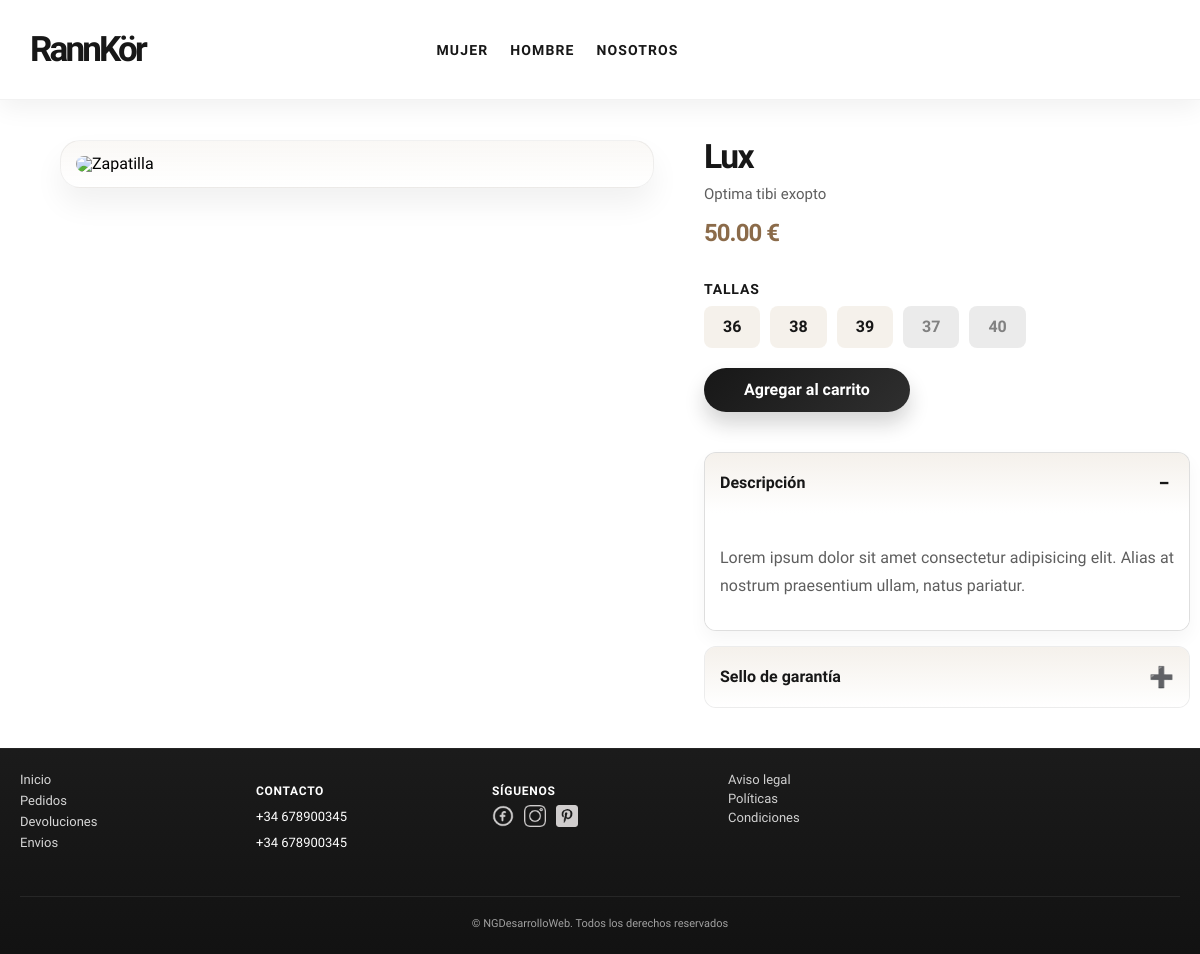
Page /index.php?controller=productos&action=verProducto&id_producto=12 on the committed database.
### tables this page shows
CREATE TABLE `productos_talla` (
  `id_productostalla` int(11) NOT NULL,
  `id_talla` int(11) NOT NULL,
  `id_producto` int(11) NOT NULL,
  `stock` int(10) UNSIGNED NOT NULL
);

CREATE TABLE `tallas` (
  `id_talla` int(11) NOT NULL,
  `talla` int(11) NOT NULL
);

### router.php (called while the page is built, shortened)
<?php
require_once __DIR__ . '/configuracion/conexion_bd.php';
$action     = strtolower($_GET['action'] ?? 'index');
$controlador = new $controllerClass();
$params = ($_SERVER['REQUEST_METHOD'] === 'POST')
    ? array_merge($_GET, $_POST)
    : $_GET;
try {
    $controlador->$action($params);
} catch (Exception $e) {
    echo "<h1>Error</h1><p>" . htmlspecialchars($e->getMessage()) . "</p>";
}

### index.php (called while the page is built, shortened)
<?php
require_once __DIR__ . '/componentes/header.php';
require_once __DIR__ . '/router.php';
require_once __DIR__ . '/componentes/footer.php';

### configuracion/conexion_bd.php (called while the page is built, shortened)
<?php
function urlImagenProducto(?string $nombreArchivo): string
{
    $nombreArchivo = trim((string) ($nombreArchivo ?? ''));
    return rtrim(BASE_URL, '/') . '/uploads/productos/' . ltrim($nombreArchivo, '/');
}
final class Conexion
{
    private static ?mysqli $instancia = null;
    public static function getConexion(): mysqli
    {
        if (self::$instancia === null) {
            self::$instancia = new mysqli(DB_HOST, DB_USER, DB_PASS, DB_NAME, DB_PORT);
            self::$instancia->set_charset('utf8mb4');
        }
        return self::$instancia;
    }
}

### modelo/productos.php (called while the page is built, shortened)
<?php
require_once __DIR__ . '/../configuracion/conexion_bd.php';
class Productos
{
    private mysqli $conn;
    public function __construct()
    {
        $this->conn = Conexion::getConexion();
    }
    function obtenerProductoPorId($id_producto)
    {
        $sql = "SELECT p.id_producto, p.nombre_producto, p.precio, p.categoria, p.descripcion,
               p.imagen_url, pt.id_productostalla, t.id_talla, t.talla, pt.stock
        FROM productos p
        LEFT JOIN productos_talla pt ON p.id_producto = pt.id_producto
        LEFT JOIN tallas t ON pt.id_talla = t.id_talla
        WHERE p.id_producto = ?";
        $stmt = $this->conn->prepare($sql);
        $stmt->bind_param("i", $id_producto);
        $stmt->execute();
        $result = $stmt->get_result();
        $producto = null;
        $tallas = [];
        while ($row = $result->fetch_assoc()) {
            if (!$producto) {
                $producto = [
                    'id_producto'     => $row['id_producto'],
                    'nombre_producto' => $row['nombre_producto'],
                    'descripcion'     => $row['descripcion'],
                    'precio'          => $row['precio'],
                    'categoria'       => $row['categoria'],
                    'imagen_url'      => $row['imagen_url']
                ];
            }
            if (!empty($row['id_talla'])) {
                $tallas[] = [
                    'id_productostalla' => $row['id_productostalla'],
                    'id_talla'          => $row['id_talla'],
                    'talla'             => $row['talla'],
                    'stock'             => $row['stock'],
                ];
            }
        }
        $producto['tallas'] = $tallas;
        return $producto;
    }
}

### vistas/productos/detalle.php (the view, shortened to what this page needs)
<section>
  <div class="detalleproducto__contenedor">
    <div class="detalleproducto__imagen">
      <img src="<?php echo urlImagenProducto($producto['imagen_url'] ?? ''); ?>" alt="Zapatilla">
    </div>
    <div class="detalleproducto__especificaciones">
      <div class="especificaciones__titulos">
        <h1><?php echo htmlspecialchars($producto['nombre_producto']); ?></h1>
        <p><?php echo htmlspecialchars($producto['descripcion']); ?></p>
        <p><?php echo $producto['precio']; ?> €</p>
      </div>
      <?php
      if ($producto['categoria'] === 'mujer') {
        $tallas_categoria = array_filter($producto['tallas'], function ($talla) {
          return $talla['talla'] >= 36 && $talla['talla'] <= 40;
        });
      } elseif ($producto['categoria'] === 'hombre') {
        $tallas_categoria = array_filter($producto['tallas'], function ($talla) {
          return $talla['talla'] >= 41 && $talla['talla'] <= 44;
        });
      }
      ?>
      <form class="detalleproducto__formulario"
        action="index.php?controller=carrito&action=agregar"
        method="post">
        <?php if (!empty($tallas_categoria)): ?>
          <p class="formulario__tallas--titulo">Tallas</p>
          <div class="formulario__tallas">
            <?php foreach ($tallas_categoria as $talla): ?>
              <label class="formulario__tallas--item">
                <span class="<?php echo ($talla['stock'] > 0) ? 'talla-on' : 'talla-off'; ?>">
                  <?php echo htmlspecialchars($talla['talla']); ?>
                </span>
              </label>
            <?php endforeach; ?>
          </div>
        <?php else: ?>
          <p>No hay tallas disponibles para este producto en la categoría seleccionada.</p>
        <?php endif; ?>
        <button class="formulario__tallas--btn" type="submit">Agregar al carrito</button>
      </form>
      <div class="detalleproducto__menu">
        <div class="detalleproducto__menu--item activo">
          <div class="detalleproducto__menu--titulo" tabindex="0" role="button" aria-expanded="true">
            <span>Descripción</span>
            <span class="detalleproducto__menu--icono">−</span>
          </div>
          <div class="detalleproducto__menu--contenido activo">
            <p>Lorem ipsum dolor sit amet consectetur adipisicing elit.
              Alias at nostrum praesentium ullam, natus pariatur.</p>
          </div>
        </div>
        <div class="detalleproducto__menu--item">
          <div class="detalleproducto__menu--titulo" tabindex="0" role="button" aria-expanded="false">
            <span>Sello de garantía</span>
            <span class="detalleproducto__menu--icono">➕</span>
          </div>
        </div>
      </div>
    </div>
  </div>
</section>

### recursos/css/usuario/vistas/detalleProducto.css (style rules this page uses)
.detalleproducto__contenedor { width: min(120rem, 90%); margin: 4rem auto; display: grid; grid-template-columns: 55% 45%; gap: 5rem; align-items: start; }
.detalleproducto__imagen { background: linear-gradient(180deg, rgba(232, 223, 211, 0.22), rgba(255, 255, 255, 0.9)); border: 0.1rem solid rgba(23, 23, 23, 0.06); border-radius: 2rem; padding: 1.5rem; box-shadow: 0 1.6rem 3rem rgba(23, 23, 23, 0.06); }
.detalleproducto__imagen img { width: 100%; height: auto; display: block; border-radius: 1.4rem; object-fit: cover; }
.detalleproducto__especificaciones { display: flex; flex-direction: column; gap: 3rem; }
.especificaciones__titulos { display: flex; flex-direction: column; gap: 0.8rem; margin-top: 0; }
.especificaciones__titulos h1 { margin: 0; font-size: clamp(2.4rem, 2.8vw, 4rem); letter-spacing: -0.05em; color: var(--oscuro); }
.especificaciones__titulos p { margin: 0; color: var(--gris); font-size: 1.5rem; line-height: 1.6; }
.especificaciones__titulos p:last-child { font-size: 2.4rem; font-weight: 700; color: var(--marron); letter-spacing: -0.04em; }
.formulario__tallas--titulo { margin: 0 0 1rem; font-size: 1.4rem; font-weight: 700; text-transform: uppercase; letter-spacing: 0.06em; color: var(--oscuro); }
.formulario__tallas { display: flex; flex-wrap: wrap; gap: 1rem; }
.formulario__tallas--item span { display: inline-block; padding: 1.2rem 1.8rem; border-radius: 0.8rem; font-weight: 700; text-align: center; min-width: 5rem; cursor: pointer; transition: all 0.2s ease; border: 0.1rem solid transparent; }
.talla-on { background-color: rgba(232, 223, 211, 0.45); color: var(--oscuro); border-color: rgba(23, 23, 23, 0.08); }
.talla-off { background-color: rgba(94, 94, 94, 0.12); color: rgba(23, 23, 23, 0.5); border-color: rgba(94, 94, 94, 0.12); cursor: default; pointer-events: none; }
.formulario__tallas--btn { display: inline-block; padding: 1.3rem 4rem; margin-top: 2rem; margin-bottom: 1rem; background: linear-gradient(135deg, var(--oscuro), var(--grafito)); color: var(--blanco); border: none; border-radius: 999px; font-size: 1.6rem; font-weight: 700; cursor: pointer; transition: transform 0.2s ease, box-shadow 0.2s ease, opacity 0.2s ease; box-shadow: 0 1.2rem 2rem rgba(23, 23, 23, 0.18); }
.detalleproducto__menu { width: 100%; display: flex; flex-direction: column; gap: 1.5rem; }
.detalleproducto__menu--item { border: 0.1rem solid rgba(23, 23, 23, 0.08); border-radius: 1.2rem; overflow: hidden; background: rgba(255, 255, 255, 0.7); }
.detalleproducto__menu--item.activo { border-color: rgba(23, 23, 23, 0.14); box-shadow: 0 0.8rem 1.8rem rgba(23, 23, 23, 0.04); }
.detalleproducto__menu--titulo { height: 6rem; display: flex; justify-content: space-between; align-items: center; cursor: pointer; padding: 1rem 1.5rem; background: linear-gradient(180deg, rgba(232, 223, 211, 0.45), rgba(255, 255, 255, 0.7)); font-weight: 700; color: var(--oscuro); }
.detalleproducto__menu--icono { font-size: 2rem; line-height: 1; color: var(--oscuro); min-width: 2rem; text-align: center; }
.detalleproducto__menu--contenido { display: none; text-align: justify; padding: 1.5rem; background: var(--blanco); color: var(--gris); line-height: 1.7; }
.detalleproducto__menu--contenido.activo { display: block; }

### recursos/css/global/variables.css (style rules this page uses)
:root { --oscuro: #171717; --gris: #5E5E5E; --beig: #E8DFD3; --claro: #F7F5F2; --blanco: #FFFFFF; --negro: #171717; --marron: #8B6B4A; --marron-claro: #CDBBA6; --grafito: #2F2F2F; }

### recursos/css/global/base.css (style rules this page uses)
html, body { min-height: 100%; height: 100%; margin: 0; }
body { display: flex; flex-direction: column; background-color: var(--blanco); font-family: "Stack Sans Text", sans-serif; font-size: 1.6rem; line-height: 1; }

### rows in the picture
productos_talla: id_talla.talla "36"
productos_talla: id_talla.talla "38"
productos_talla: id_talla.talla "39"
productos_talla: id_talla.talla "37"
productos_talla: id_talla.talla "40"

### other values in the picture
$producto['nombre_producto'] "Lux"
$producto['descripcion'] "Optima tibi exopto"
$producto['precio'] "50.00"
